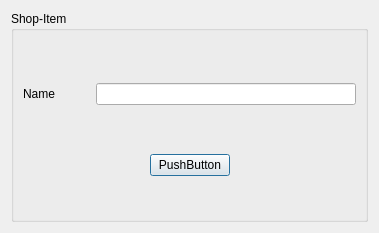
<?xml version="1.0" encoding="UTF-8"?>
<ui version="4.0">
 <class>ShopItemDialog</class>
 <widget class="QDialog" name="ShopItemDialog">
  <property name="geometry">
   <rect>
    <x>0</x>
    <y>0</y>
    <width>379</width>
    <height>233</height>
   </rect>
  </property>
  <property name="windowTitle">
   <string>Dialog</string>
  </property>
  <property name="windowIcon">
   <iconset resource="icon.qrc">
    <normaloff>:/tutor_exilius_logo.png</normaloff>:/tutor_exilius_logo.png</iconset>
  </property>
  <layout class="QVBoxLayout" name="verticalLayout">
   <item>
    <widget class="QGroupBox" name="groupBox_shopItem">
     <property name="title">
      <string>Shop-Item</string>
     </property>
     <layout class="QVBoxLayout" name="verticalLayout_2">
      <item>
       <layout class="QHBoxLayout" name="horizontalLayout">
        <property name="topMargin">
         <number>10</number>
        </property>
        <property name="bottomMargin">
         <number>10</number>
        </property>
        <item>
         <widget class="QLabel" name="label_name">
          <property name="text">
           <string>Name</string>
          </property>
         </widget>
        </item>
        <item>
         <widget class="QLineEdit" name="lineEdit_name">
          <property name="minimumSize">
           <size>
            <width>260</width>
            <height>0</height>
           </size>
          </property>
          <property name="maximumSize">
           <size>
            <width>260</width>
            <height>16777215</height>
           </size>
          </property>
         </widget>
        </item>
       </layout>
      </item>
      <item>
       <layout class="QHBoxLayout" name="horizontalLayout_2">
        <property name="bottomMargin">
         <number>0</number>
        </property>
        <item>
         <spacer name="horizontalSpacer">
          <property name="orientation">
           <enum>Qt::Horizontal</enum>
          </property>
          <property name="sizeHint" stdset="0">
           <size>
            <width>40</width>
            <height>20</height>
           </size>
          </property>
         </spacer>
        </item>
        <item>
         <widget class="QPushButton" name="pushButton_ok">
          <property name="text">
           <string>PushButton</string>
          </property>
         </widget>
        </item>
        <item>
         <spacer name="horizontalSpacer_2">
          <property name="orientation">
           <enum>Qt::Horizontal</enum>
          </property>
          <property name="sizeHint" stdset="0">
           <size>
            <width>40</width>
            <height>20</height>
           </size>
          </property>
         </spacer>
        </item>
       </layout>
      </item>
     </layout>
    </widget>
   </item>
  </layout>
 </widget>
 <resources>
  <include location="icon.qrc"/>
 </resources>
 <connections/>
</ui>
